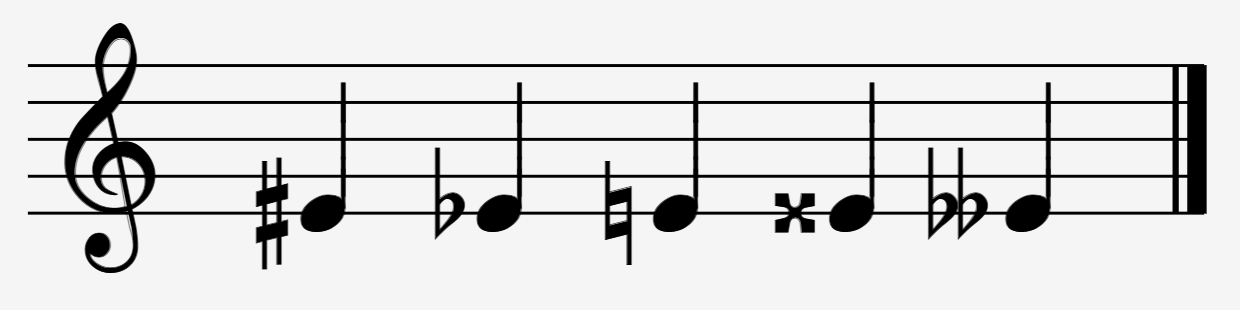
#> input picture preproccessing/imgs/test11.png, 1240 x 310 px
$ python preprocssing.py
#> lines starting #> are read from the running program, lines starting #| are printed output that depends on the picture; after the words box and inside, x2 and y2 are one past the last pixel; in counts of white or black regions, pixels touching at a corner belong together
### preproccessing/commonfunctions.py


import skimage.io as io
import matplotlib.pyplot as plt
import numpy as np
from skimage.exposure import histogram
from matplotlib.pyplot import bar
from skimage.color import rgb2gray, rgb2hsv

# Convolution:
from scipy.signal import convolve2d
from scipy import fftpack
import math

from skimage.util import random_noise
from skimage.filters import median
from skimage.feature import canny
from skimage.measure import label
from skimage.color import label2rgb


# Edges
from skimage.filters import sobel_h, sobel, sobel_v, roberts, prewitt

# Show the figures / plots inside the notebook


def show_images(images, titles=None):
    # This function is used to show image(s) with titles by sending an array of images and an array of associated titles.
    # images[0] will be drawn with the title titles[0] if exists
    # You aren't required to understand this function, use it as-is.
    n_ims = len(images)
    if titles is None:
        titles = ['(%d)' % i for i in range(1, n_ims + 1)]
    fig = plt.figure()
    n = 1
    for image, title in zip(images, titles):
        a = fig.add_subplot(1, n_ims, n)
        if image.ndim == 2:
            plt.gray()
        plt.imshow(image)
        a.set_title(title)
        n += 1
    fig.set_size_inches(np.array(fig.get_size_inches()) * n_ims)
    plt.show()


# [6 lines left out: function showHist, not called in this run]

### preproccessing/preprocssing.py
from commonfunctions import *
import skimage as sk
import numpy as np
import matplotlib as mp
import scipy as sp
import heapq
from PIL import Image


def binarize(img, block_size=35):
    t = sk.filters.threshold_local(img, block_size, offset=10)
    img_b = img < t
    return img_b


# [20 lines left out: function deskew, not called in this run]


def line_detection(img):

    bounding_boxes = sk.measure.find_contours(img, 0.8)
    newImg = np.zeros(img.shape)
    lines = []
    for box in bounding_boxes:
        [Xmin, Xmax, Ymin, Ymax] = [np.min(box[:, 1]), np.max(
            box[:, 1]), np.min(box[:, 0]), np.max(box[:, 0])]
        Ymin -= 2
        Ymax += 2
        ar = (Xmax-Xmin)/(Ymax-Ymin)
        if ((ar > 1)):
            rr, cc = sk.draw.rectangle(
                start=(Ymin, Xmin), end=(Ymax, Xmax), shape=newImg.shape)
            rr = rr.astype(int)
            cc = cc.astype(int)
            newImg[rr, cc] = True

            # [4 lines of commented-out code are left out]
    se = np.ones((1, 21))
    newImg = sk.morphology.dilation(newImg, se)
    #newImg = sk.morphology.dilation(newImg, se)
    newImg = sk.morphology.closing(newImg)
    # newImg = sk.morphology.closing(newImg)
    # newImg = sk.morphology.closing(newImg)
    bounding_boxes = sk.measure.find_contours(newImg, .1)
    newImg = np.zeros(img.shape)
    lines = []
    for box in bounding_boxes:
        [Xmin, Xmax, Ymin, Ymax] = [np.min(box[:, 1]), np.max(
            box[:, 1]), np.min(box[:, 0]), np.max(box[:, 0])]
        Ymin -= 2
        Ymax += 2
        ar = (Xmax-Xmin)/(Ymax-Ymin)
        if ((ar > 1)):
            rr, cc = sk.draw.rectangle(
                start=(Ymin, Xmin), end=(Ymax, Xmax), shape=newImg.shape)
            rr = rr.astype(int)
            cc = cc.astype(int)
            newImg[rr, cc] = True

            lines.append(int(Ymin))
            lines.append(int(Ymax))
    show_images([newImg])
    return lines


# [19 lines left out: function convertToLineSpace, not called in this run]


def runs_of_ones_array(bits):
    # print(np.invert(bits))
    # make sure all runs of ones are well-bounded
    bounded = np.hstack(([0], bits, [0]))
    # get 1 at run starts and -1 at run ends
    difs = np.diff(bounded)
    run_starts, = np.where(difs > 0)
    run_ends, = np.where(difs < 0)
    return run_ends - run_starts


def verticalRunLength(img):
    # white runs
    arr = []
    for i in range(0, img.shape[1]):
        a = runs_of_ones_array(img[:, i])
        for x in a:
            arr.append(x)
    # print(arr)
    counts = np.bincount(arr)
    staff_height = np.argmax(counts)
    # black runs
    arr = []
    for i in range(0, img.shape[1]):
        a = runs_of_ones_array(np.invert(img[:, i]))
        for x in a:
            arr.append(x)
    # print(arr)
    counts = np.bincount(arr)
    staff_space = np.argmax(counts)
    return staff_height, staff_space


# [120 lines left out: functions removeMusicalNotes, modelStaffLineShape, removeStaffLines, calcWeightFunc, constructGraph, not called in this run]


def relaxEdges(v, d, distance, priority_q):
    distance[v] = d
    heapq.heappush(priority_q, [d, v])


# [166 lines left out: functions dijkstra, getPath, getWhitePercent, trimPath, staffLineDetection, deskewImg, not called in this run]


# [10 lines of commented-out code are left out]

img = sk.io.imread('imgs/test11.png', as_gray=True)
#> img is the input picture: shape (310, 1240) float64; min 0, max 0.961, mean 0.857
img = sk.transform.resize(img, (400, 400))
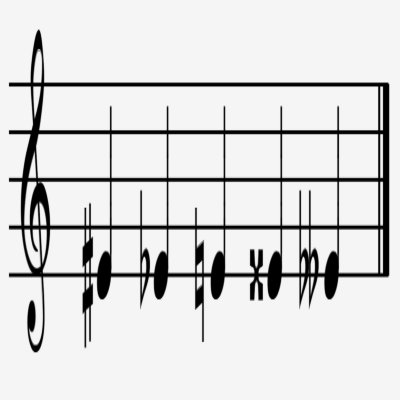
#> img: shape (400, 400) float64; min 0, max 0.961, mean 0.857
show_images([img])
#> in show_images, `n_ims = len(images)`: n_ims = 1
#> the loop in show_images, `for image, title in zip(images, titles):` made 1 pass
#> (title, n) on pass 1: ('(1)', 2)
#> after the loop in show_images, `for image, title in zip(images, titles):`: n = 2
img = img.astype(np.float64) / np.max(img)
img = 255 * img
img = img.astype(np.uint8)
img = binarize(img)
#> in binarize, `t = sk.filters.threshold_local(img, block_size, offset=10)`:
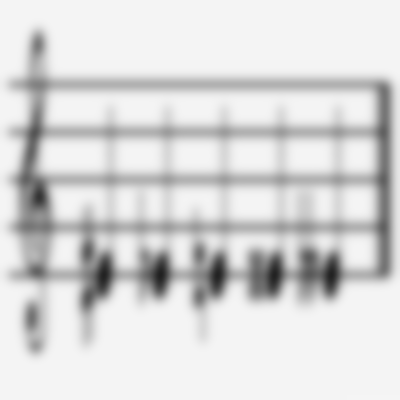
#> t: shape (400, 400) float64; min 32.64, max 245, mean 217.4
#> in binarize, `img_b = img < t`:
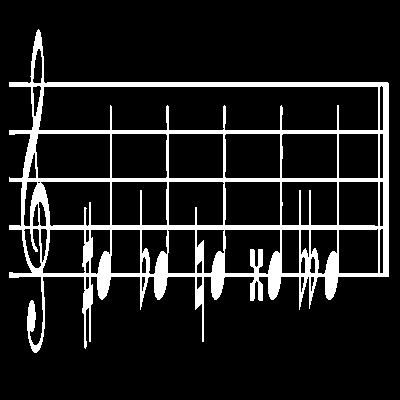
#> img_b: shape (400, 400) bool; 12% white; 1 white region, box (x1, y1, x2, y2) and area: (9, 29, 389, 353) 19265
#img = deskewImg(img)
show_images([img])
#> the loop in show_images (call 2), `for image, title in zip(images, titles):` made 1 pass
lines = line_detection(img)
#> in line_detection, `bounding_boxes = sk.measure.find_contours(img, 0.8)`: bounding_boxes = 49 point arrays, longest 2625 points
#> the loop in line_detection, `for box in bounding_boxes:` made 49 passes
#> (Xmin, Xmax, Ymin, Ymax, ar) on passes 1 to 12: (8.8, 388.2, 26.8, 354.2, 1.16), (32.2, 41.8, 46.2, 84.8, 0.249), (32.2, 40.8, 83.2, 117.8, 0.249), (379.2, 382.8, 83.2, 131.8, 0.0741), (38.2, 377.8, 84.2, 131.8, 7.13), (35.2, 109.8, 131.2, 179.8, 1.53), (111.2, 166.8, 131.2, 179.8, 1.14), (168.2, 222.8, 131.2, 179.8, 1.12), (224.2, 279.8, 131.2, 179.8, 1.14), (281.2, 336.8, 131.2, 179.8, 1.14), (338.2, 377.8, 131.2, 179.8, 0.815), (379.2, 382.8, 131.2, 179.8, 0.0741)
#> pass 1, in line_detection, `rr, cc = sk.draw.rectangle( start=(Ymin, Xmin), end=(Ymax, Xmax), shap..`:
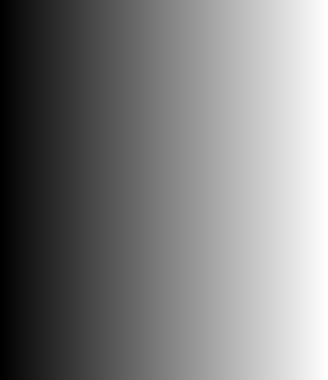
#> rr: shape (380, 328) int64; min 27, max 354, mean 190.5; drawn with min black and max white
#> pass 1, in line_detection, `rr, cc = sk.draw.rectangle( start=(Ymin, Xmin), end=(Ymax, Xmax), shap..`:
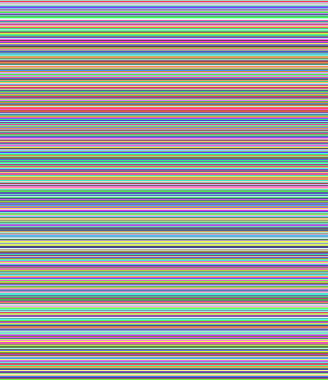
#> cc: shape (380, 328) int64; 380 distinct labels, from 9 to 388; one colour per label, 0 black
#> after the loop in line_detection, `for box in bounding_boxes:`: newImg: shape (400, 400) float64; values 0 (black) and 1 (white), 77.9% white; 1 black region, box (x1, y1, x2, y2) and area: (0, 0, 400, 400) 35360
#> in line_detection, `newImg = sk.morphology.dilation(newImg, se)`: newImg: shape (400, 400) float64; values 0 (black) and 1 (white), 81.8% white; 1 black region, box (x1, y1, x2, y2) and area: (0, 0, 400, 400) 29128
#> in line_detection, `newImg = sk.morphology.closing(newImg)`:
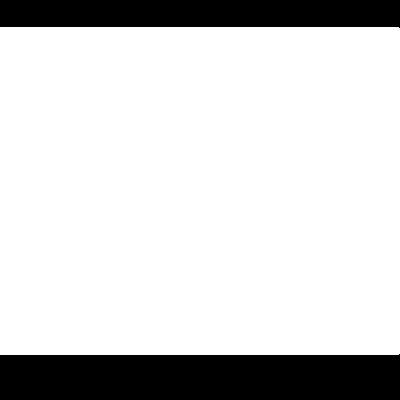
#> newImg: shape (400, 400) float64; values 0 (black) and 1 (white), 82% white; 2 black regions, box (x1, y1, x2, y2) and area: (0, 354, 400, 400) 18001, (0, 0, 400, 28) 10801
#> in line_detection, `bounding_boxes = sk.measure.find_contours(newImg, .1)`: bounding_boxes = 2 point arrays, longest 401 points
#> the loop in line_detection, `for box in bounding_boxes:` made 2 passes
#> (Xmin, Xmax, Ymin, Ymax, ar) on passes 1 to 2: (0, 399, 24.1, 29.1, 79.8), (0, 399, 351.9, 356.9, 79.8)
#> after the loop in line_detection, `for box in bounding_boxes:`:
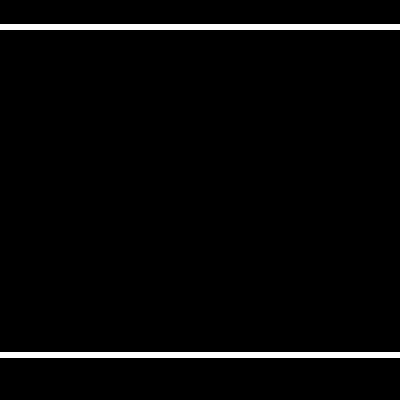
#> newImg: shape (400, 400) float64; values 0 (black) and 1 (white), 3% white; 2 white regions, box (x1, y1, x2, y2) and area: (0, 24, 400, 30) 2400, (0, 352, 400, 358) 2400
#> after the loop in line_detection, `for box in bounding_boxes:`: lines = [24, 29, 351, 356]
#> lines = [24, 29, 351, 356]
newImgs = []
i = 0
while True:
    # print(i)
    r0 = lines[i]
    r1 = lines[i+1]
    r0 = int(r0)
    r1 = int(r1)

    i += 2

    if r1-r0 < 6 or r1 < 0 or r0 < 0:
        if i >= len(lines):
            break
        continue
    newImg = np.array(((r1-r0), img.shape[1]))
    newImg = img[r0-2:r1+2, :]
    newImgs.append(newImg)
    if i >= len(lines):
        break
#> this loop made 2 passes
#> (r0, r1) on passes 1 to 2: (24, 29), (351, 356)
#> after the loop, i = 4; newImgs = []
# show_images([img])
show_images(newImgs)
staff_height, staff_space = verticalRunLength(img)
#> the loop in verticalRunLength, `for i in range(0, img.shape[1]):` made 400 passes
#> (run_starts in runs_of_ones_array, run_ends in runs_of_ones_array, a) on passes 10 to 12: ([82, 130, 177, 225, 272], [87, 135, 182, 230, 278], [5, 5, 5, 5, 6]), ([82, 130, 178, 225, 272], [87, 135, 182, 230, 278], [5, 5, 4, 5, 6]), ([82, 130, 178, 225, 272], [87, 135, 182, 230, 278], [5, 5, 4, 5, 6])
#> after the loop in verticalRunLength, `for i in range(0, img.shape[1]):`: arr = 1977 values, max 195 at index 1954, min 1 at index 114, mean 9.74
#> in verticalRunLength, `counts = np.bincount(arr)`: counts = 196 values, max 952 at index 4, min 0 at index 0, mean 10.09
#> in verticalRunLength, `staff_height = np.argmax(counts)`: staff_height = 4
#> the loop in verticalRunLength, `for i in range(0, img.shape[1]):` made 400 passes
#> (run_starts in runs_of_ones_array, run_ends in runs_of_ones_array, a) on passes 1 to 3: ([0], [400], [400]), ([0], [400], [400]), ([0], [400], [400])

$ run again, with preproccessing/imgs/test3.png copied over preproccessing/imgs/test11.png
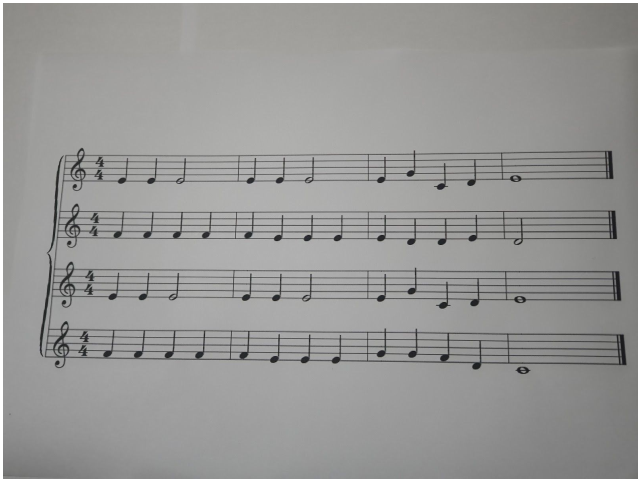
#> input picture preproccessing/imgs/test3.png, 641 x 481 px
#> n_ims = 1
#> the loop in show_images, `for image, title in zip(images, titles):` made 1 pass
#> (title, n) on pass 1: ('(1)', 2)
#> after the loop in show_images, `for image, title in zip(images, titles):`: n = 2
#> img_b: shape (400, 400) bool; 14% white; 9 white regions (4 under 20 px), largest, box (x1, y1, x2, y2) and area: (2, 3, 398, 398) 10097, (25, 123, 385, 297) 6019, (28, 267, 391, 308) 3333, (32, 217, 388, 257) 2894, (322, 305, 331, 311) 40
#> the loop in show_images (call 2), `for image, title in zip(images, titles):` made 1 pass
#> bounding_boxes = 250 point arrays, longest 1745 points
#> the loop in line_detection, `for box in bounding_boxes:` made 250 passes
#> (Xmin, Xmax, Ymin, Ymax, ar) on passes 1 to 3: (1.8, 397.2, 0.8, 399.2, 0.992), (7.2, 394.8, 5.2, 394.8, 0.995), (24.8, 382.2, 120.8, 298.2, 2.01)
#> the loop in line_detection, `for box in bounding_boxes:` made 1 pass
#> the loop `while True:` made 1 pass
#> pass 1, `newImg = img[r0-2:r1+2, :]`:
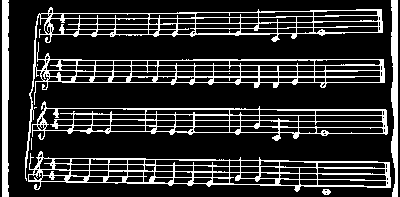
#> newImg: shape (197, 400) bool; 18.7% white in thin lines or dots
